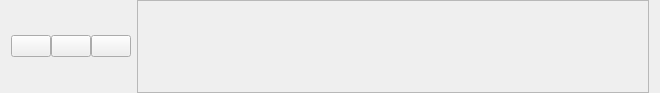
<?xml version="1.0" encoding="UTF-8"?>
<ui version="4.0">
 <class>PlayerWidget</class>
 <widget class="QWidget" name="PlayerWidget">
  <property name="geometry">
   <rect>
    <x>0</x>
    <y>0</y>
    <width>660</width>
    <height>93</height>
   </rect>
  </property>
  <property name="windowTitle">
   <string/>
  </property>
  <layout class="QHBoxLayout" name="horizontalLayout_4">
   <property name="topMargin">
    <number>0</number>
   </property>
   <property name="bottomMargin">
    <number>0</number>
   </property>
   <item>
    <layout class="QHBoxLayout" name="horizontalLayout">
     <property name="spacing">
      <number>0</number>
     </property>
     <item>
      <widget class="QPushButton" name="previousButton">
       <property name="text">
        <string/>
       </property>
      </widget>
     </item>
     <item>
      <widget class="QPushButton" name="playPauseButton">
       <property name="text">
        <string/>
       </property>
      </widget>
     </item>
     <item>
      <widget class="QPushButton" name="nextButton">
       <property name="text">
        <string/>
       </property>
      </widget>
     </item>
    </layout>
   </item>
   <item>
    <widget class="QFrame" name="frame">
     <property name="sizePolicy">
      <sizepolicy hsizetype="Preferred" vsizetype="Minimum">
       <horstretch>0</horstretch>
       <verstretch>0</verstretch>
      </sizepolicy>
     </property>
     <property name="frameShape">
      <enum>QFrame::StyledPanel</enum>
     </property>
     <property name="frameShadow">
      <enum>QFrame::Sunken</enum>
     </property>
     <layout class="QGridLayout" name="gridLayout">
      <property name="margin">
       <number>0</number>
      </property>
      <item row="0" column="0">
       <widget class="QStackedWidget" name="stackedWidget">
        <property name="sizePolicy">
         <sizepolicy hsizetype="Preferred" vsizetype="Minimum">
          <horstretch>0</horstretch>
          <verstretch>0</verstretch>
         </sizepolicy>
        </property>
        <property name="autoFillBackground">
         <bool>true</bool>
        </property>
        <property name="currentIndex">
         <number>1</number>
        </property>
        <widget class="QWidget" name="statusMessagePage">
         <layout class="QGridLayout" name="gridLayout_2">
          <item row="0" column="0">
           <widget class="QLabel" name="messageLabel">
            <property name="text">
             <string/>
            </property>
            <property name="alignment">
             <set>Qt::AlignCenter</set>
            </property>
            <property name="wordWrap">
             <bool>true</bool>
            </property>
           </widget>
          </item>
         </layout>
        </widget>
        <widget class="QWidget" name="playerControlsPage">
         <layout class="QHBoxLayout" name="horizontalLayout_3">
          <property name="margin">
           <number>6</number>
          </property>
          <item>
           <widget class="QLabel" name="coverLabel">
            <property name="minimumSize">
             <size>
              <width>60</width>
              <height>60</height>
             </size>
            </property>
            <property name="maximumSize">
             <size>
              <width>60</width>
              <height>60</height>
             </size>
            </property>
            <property name="text">
             <string/>
            </property>
           </widget>
          </item>
          <item>
           <layout class="QVBoxLayout" name="verticalLayout">
            <item>
             <widget class="ElidedLabel" name="titleLabel">
              <property name="text">
               <string/>
              </property>
             </widget>
            </item>
            <item>
             <widget class="ElidedLabel" name="album_authorLabel">
              <property name="text">
               <string/>
              </property>
             </widget>
            </item>
            <item>
             <layout class="QHBoxLayout" name="horizontalLayout_2">
              <item>
               <widget class="QLabel" name="elapsedTimeLabel">
                <property name="text">
                 <string/>
                </property>
                <property name="alignment">
                 <set>Qt::AlignCenter</set>
                </property>
               </widget>
              </item>
              <item>
               <widget class="Phonon::SeekSlider" name="seekSlider">
                <property name="iconVisible">
                 <bool>false</bool>
                </property>
               </widget>
              </item>
              <item>
               <widget class="TimerLabel" name="timeLabel">
                <property name="text">
                 <string/>
                </property>
                <property name="alignment">
                 <set>Qt::AlignCenter</set>
                </property>
               </widget>
              </item>
             </layout>
            </item>
           </layout>
          </item>
         </layout>
        </widget>
       </widget>
      </item>
     </layout>
    </widget>
   </item>
  </layout>
 </widget>
 <customwidgets>
  <customwidget>
   <class>Phonon::SeekSlider</class>
   <extends>QWidget</extends>
   <header location="global">phonon/seekslider.h</header>
  </customwidget>
  <customwidget>
   <class>ElidedLabel</class>
   <extends>QLabel</extends>
   <header location="global">elidedlabel.h</header>
  </customwidget>
  <customwidget>
   <class>TimerLabel</class>
   <extends>QLabel</extends>
   <header location="global">timerlabel.h</header>
  </customwidget>
 </customwidgets>
 <resources/>
 <connections/>
</ui>
